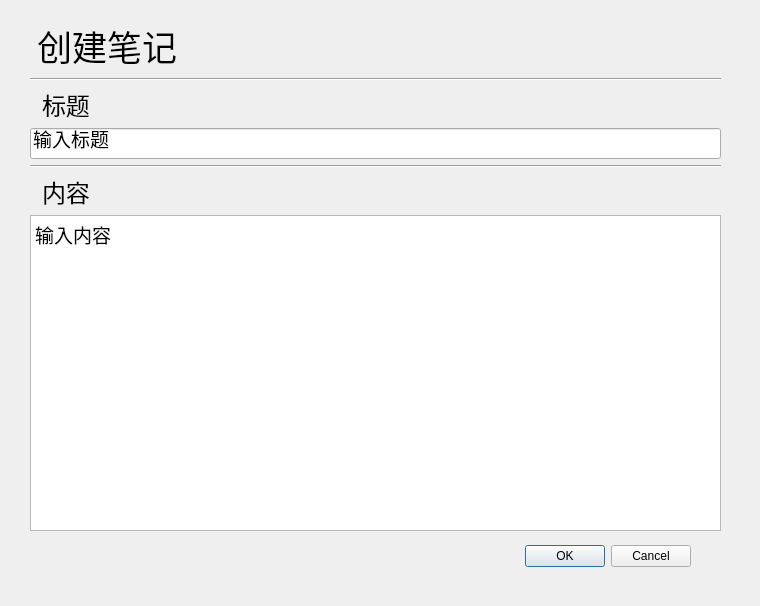
<?xml version="1.0" encoding="UTF-8"?>
<ui version="4.0">
 <class>WriteWindow</class>
 <widget class="QDialog" name="WriteWindow">
  <property name="geometry">
   <rect>
    <x>0</x>
    <y>0</y>
    <width>760</width>
    <height>606</height>
   </rect>
  </property>
  <property name="windowTitle">
   <string>Dialog</string>
  </property>
  <widget class="QDialogButtonBox" name="buttonBox">
   <property name="geometry">
    <rect>
     <x>350</x>
     <y>540</y>
     <width>341</width>
     <height>32</height>
    </rect>
   </property>
   <property name="orientation">
    <enum>Qt::Horizontal</enum>
   </property>
   <property name="standardButtons">
    <set>QDialogButtonBox::Cancel|QDialogButtonBox::Ok</set>
   </property>
  </widget>
  <widget class="QWidget" name="verticalLayoutWidget">
   <property name="geometry">
    <rect>
     <x>30</x>
     <y>20</y>
     <width>691</width>
     <height>511</height>
    </rect>
   </property>
   <layout class="QVBoxLayout" name="verticalLayout">
    <item>
     <widget class="QLabel" name="create">
      <property name="font">
       <font>
        <family>Microsoft YaHei UI</family>
        <pointsize>26</pointsize>
       </font>
      </property>
      <property name="text">
       <string>创建笔记</string>
      </property>
      <property name="indent">
       <number>7</number>
      </property>
     </widget>
    </item>
    <item>
     <widget class="Line" name="line">
      <property name="orientation">
       <enum>Qt::Horizontal</enum>
      </property>
     </widget>
    </item>
    <item>
     <widget class="QLabel" name="label_2">
      <property name="font">
       <font>
        <family>Microsoft YaHei UI</family>
        <pointsize>18</pointsize>
       </font>
      </property>
      <property name="text">
       <string>标题</string>
      </property>
      <property name="indent">
       <number>12</number>
      </property>
     </widget>
    </item>
    <item>
     <widget class="QLineEdit" name="getTitle">
      <property name="font">
       <font>
        <family>Microsoft YaHei UI</family>
        <pointsize>14</pointsize>
       </font>
      </property>
      <property name="text">
       <string>输入标题</string>
      </property>
     </widget>
    </item>
    <item>
     <widget class="Line" name="line_2">
      <property name="orientation">
       <enum>Qt::Horizontal</enum>
      </property>
     </widget>
    </item>
    <item>
     <widget class="QLabel" name="label_3">
      <property name="font">
       <font>
        <family>Microsoft YaHei UI</family>
        <pointsize>18</pointsize>
       </font>
      </property>
      <property name="text">
       <string>内容</string>
      </property>
      <property name="indent">
       <number>12</number>
      </property>
     </widget>
    </item>
    <item>
     <widget class="QTextEdit" name="getText">
      <property name="font">
       <font>
        <family>Microsoft YaHei UI</family>
        <pointsize>14</pointsize>
       </font>
      </property>
      <property name="html">
       <string>&lt;!DOCTYPE HTML PUBLIC &quot;-//W3C//DTD HTML 4.0//EN&quot; &quot;http://www.w3.org/TR/REC-html40/strict.dtd&quot;&gt;
&lt;html&gt;&lt;head&gt;&lt;meta name=&quot;qrichtext&quot; content=&quot;1&quot; /&gt;&lt;style type=&quot;text/css&quot;&gt;
p, li { white-space: pre-wrap; }
&lt;/style&gt;&lt;/head&gt;&lt;body style=&quot; font-family:'Microsoft YaHei UI'; font-size:14pt; font-weight:400; font-style:normal;&quot;&gt;
&lt;p style=&quot; margin-top:0px; margin-bottom:0px; margin-left:0px; margin-right:0px; -qt-block-indent:0; text-indent:0px;&quot;&gt;输入内容&lt;/p&gt;&lt;/body&gt;&lt;/html&gt;</string>
      </property>
     </widget>
    </item>
   </layout>
  </widget>
 </widget>
 <resources/>
 <connections>
  <connection>
   <sender>buttonBox</sender>
   <signal>accepted()</signal>
   <receiver>WriteWindow</receiver>
   <slot>accept()</slot>
   <hints>
    <hint type="sourcelabel">
     <x>248</x>
     <y>254</y>
    </hint>
    <hint type="destinationlabel">
     <x>157</x>
     <y>274</y>
    </hint>
   </hints>
  </connection>
  <connection>
   <sender>buttonBox</sender>
   <signal>rejected()</signal>
   <receiver>WriteWindow</receiver>
   <slot>reject()</slot>
   <hints>
    <hint type="sourcelabel">
     <x>316</x>
     <y>260</y>
    </hint>
    <hint type="destinationlabel">
     <x>286</x>
     <y>274</y>
    </hint>
   </hints>
  </connection>
 </connections>
</ui>
